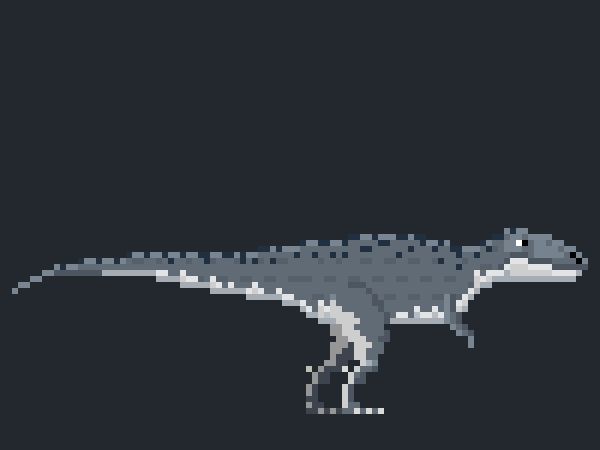
#> input picture tools/rigger/carcharodontosaurus/idle.gif, 600 x 450 px
$ python -i pixelcoty_shade.py   (imports and definitions only)
#> lines starting #> are read from the running program, lines starting #| are printed output that depends on the picture
# Adds shading and texture to Cotylorhynchus (sprites/coty.png, coty-walk.png, coty-idle.png) without touching its shape or its colors' hues (the same idea as tools/pixeldime_shade.py).
# Every pixel keeps its place; only fills inside the shapes change, to a lighter or darker shade of the same color (light from the top left): a lit edge along the back and the top of the head,
# shadow under the belly and down the right side, notched shade under the rust stripe, scale rows of short dashes on the hide, and scutes on the belly.
# The head is the one place the shape changes: reshape_head redraws it as a small, deep, blunt-snouted caseid skull (a big nostril, a brow ridge over a large eye, a straight mouth
# line with the upper jaw overhanging the chin), in each frame's own head position and eye state (open, or closed in the idle frames), and keeps the idle strip's drip specks.
# It reads shaded colors back to their base colors first, so running it twice gives the same result. Usage: python3 -I tools/pixelcoty_shade.py [dir]
import sys
from PIL import Image

def mix(a, b, t): return tuple(round(x * (1 - t) + y * t) for x, y in zip(a, b))
W, WHITE, BLACK = 100, (255, 255, 255), (0, 0, 0)
BASE = {"body": (38, 42, 65), "rust": (144, 47, 12), "belly": (96, 90, 58), "dark": (20, 24, 35)}   # the colors the sprite is drawn with
SHADE = {}
# [2 lines not run here, left out]
ALL = {**BASE, **SHADE}; ROOT = {k: k[:-2] for k in SHADE}
H = lambda x, y, m: (x * 7 + y * 13 + (x * y) % 5) % m   # a fixed scatter by position, so the texture sits still from frame to frame
REV = {v: k for k, v in ALL.items()}
EYE, PUPIL, NARIS, SPECK = (255, 255, 255), (0, 0, 0), (14, 17, 25), (97, 151, 162)
# the standing head in canvas coordinates: row -> (first x, last x) of the skull; every frame draws it moved by its own offset (its rust stripe ends at (86, 36) standing)
HEAD = {35: (89, 91), 36: (87, 93), 37: (87, 95), 38: (87, 96), 39: (87, 96), 40: (87, 95), 41: (87, 94), 42: (87, 92)}
# The idle strip has 8 frames: 0 stands, 1 to 3 dip and blow a bubble (eyes shut, the bubble grows), 4 the bubble pops (a spray of drops, eyes snap open, still crouched), 5 it is surprised
# (the body is back up, the head recoils up and back, wide eyes with a small pupil, mouth open, a few drops falling), 6 it settles (head a touch high, mouth shut), 7 stands.
# Each frame's eye, mouth and head shift are set here by index (the walk and standing pictures just use an open eye and a shut mouth); drops are relative to the end of the rust stripe.
IDLE_EXPR = {1: ("shut", "closed", (0, 0)), 2: ("shut", "closed", (0, 0)), 3: ("shut", "closed", (0, 0)), 4: ("open", "closed", (0, 0)),
             5: ("wide", "open", (-1, -1)), 6: ("open", "closed", (0, -1))}
SPECKS = {1: [(11, 1)], 2: [(10, -2), (12, 0), (11, 1)], 3: [(8, -4), (10, -2), (12, 0), (11, 1)],
          4: [(8, -5), (11, -6), (13, -3), (14, 1), (12, 4), (9, 3), (11, -1)], 5: [(12, -2), (13, 2), (12, 6)]}   # the bubble's drops: forming, then popped and flying out, then falling

def reshape_head(grid, idle_frame=None):
    h, w = len(grid), len(grid[0])
    rust = [(x, y) for y in range(h) for x in range(w) if grid[y][x] == "rust"]
    ax = max(x for x, y in rust); ay = min(y for x, y in rust if x == ax); dx, dy = ax - 86, ay - 36
    eye, mouth, (ox, oy) = IDLE_EXPR.get(idle_frame, ("open", "closed", (0, 0)))
    for y in range(33 + dy, 44 + dy):   # clear the old head and every speck, keeping the neck, the rust and the throat
        for x in range(87 + dx, w):
            if grid[y][x] in ("body", NARIS, EYE, PUPIL, SPECK): grid[y][x] = None
    for y in range(h):
        for x in range(w):
            if grid[y][x] == SPECK: grid[y][x] = None
    sx, sy = dx + ox, dy + oy
    for y, (x0, x1) in HEAD.items():
        for x in range(x0, x1 + 1):
            if grid[y + sy][x + sx] in (None, "body"): grid[y + sy][x + sx] = "body"
    def put(x, y, c): grid[y + sy][x + sx] = c
    if eye == "open": put(90, 37, EYE); put(91, 37, EYE); put(90, 38, EYE); put(91, 38, PUPIL)   # a large orbit set high, a pupil low and forward
    elif eye == "wide":   # surprised: the orbit opens a third column and the pupil shrinks to a dot, high in the white
        for x in (90, 91, 92):
            for y in (37, 38): put(x, y, EYE)
        put(91, 37, PUPIL)
    else: put(90, 38, NARIS); put(91, 38, NARIS)                                                  # shut, it is a dark dash
    for x, y in ((94, 37), (95, 37), (95, 38)): put(x, y, NARIS)                                  # the big nostril near the front of the snout
    if mouth == "open":
        for x in range(91, 96): put(x, 40, NARIS)
        for x in range(92, 95): put(x, 41, NARIS)                                                  # the jaw drops a row
    else:
        for x in range(91, 96): put(x, 40, NARIS)                                                  # the mouth line, the upper jaw overhanging the chin
    for rx, ry in SPECKS.get(idle_frame, []):
        if 0 <= ay + ry < h and 0 <= ax + rx < w: grid[ay + ry][ax + rx] = SPECK
    return grid

def classify(im):
    px = im.load(); g = [[None] * im.width for _ in range(im.height)]
    for y in range(im.height):
        for x in range(im.width):
            r, gg, b, a = px[x, y]
            if a: k = REV.get((r, gg, b)); g[y][x] = ROOT.get(k, k) if k else (r, gg, b)   # anything else (the eye, the odd speck) stays exactly as it is
    return g

def shade(grid):
    h, w = len(grid), len(grid[0]); g = lambda x, y: grid[y][x] if 0 <= x < w and 0 <= y < h else None
    out = [row[:] for row in grid]
    for y in range(h):
        for x in range(w):
            c = grid[y][x]
            if c not in BASE: continue
            up, dn, lf, rt = g(x, y - 1), g(x, y + 1), g(x - 1, y), g(x + 1, y); n = c
            if c == "body":
                if up in (None, "rust") and H(x, y, 3) != 0: n = "bodyhi"                                       # a lit edge along the back and the top of the head, broken up
                elif dn in ("belly", None) and (x + y) % 2 == 0: n = "bodylo"                                    # shadow where the body turns under, dithered
                elif dn == "dark" and x % 2 == 0: n = "bodylo"                                                   # and above the far legs
                elif rt is None and y % 2 == 0: n = "bodylo"                                                     # the right edge (chest, rump) is in shade
                elif y % 4 == 0 and (x + (y // 4) * 3) % 6 in (0, 1) and up == "body" and dn == "body": n = "bodylo"   # scale rows: short dark dashes, staggered
                if g(x, y + 1) == (255, 255, 255) or g(x + 1, y) == (255, 255, 255): n = "bodylo"                # a shadowed brow and cheek at the eye
            elif c == "rust":
                if up is None and (x + y) % 3 != 0: n = "rusthi"                                                 # the stripe's top catches the light
                elif lf is None and y % 2 == 0: n = "rusthi"
                elif dn in ("body", "bodylo", "bodyhi", None) and (x + y) % 2 == 0: n = "rustlo"                 # shade where it meets the back, and on its notched lower edge
                elif rt is None and y % 2 == 0: n = "rustlo"
            elif c == "belly":
                if dn is None: n = "bellylo"                                                                     # the underside is in shadow
                elif x % 4 == 1 and up in ("body", "bodylo", "bodyhi"): n = "bellyhi"                            # belly scutes: short light dashes
                elif up is None and x % 3 == 0: n = "bellyhi"
            elif c == "dark":
                if up is None and H(x, y, 2) == 0: n = "darkhi"                                                  # a lit top on the legs
                elif rt is None and y % 2 == 0: n = "darklo"
            if n != c: out[y][x] = n
    return out

def process(path):
#> called with path = 'rigger/carcharodontosaurus/idle.gif'
    im = Image.open(path).convert("RGBA"); n = im.width // W; idle = path.endswith("idle.png")
#> after `n = im.width // W`: n = 6
    if idle and n == 6:   # the first run adds the pop, surprise and settle frames: copies of the crouch and of the standing picture, which the head pass then redraws
        fr6 = [im.crop((i * W, 0, (i + 1) * W, im.height)) for i in range(6)]; im = Image.new("RGBA", (8 * W, im.height), (0, 0, 0, 0))
        for i, f in enumerate(fr6[:5] + [fr6[5], fr6[5], fr6[5]]): im.paste(f, (i * W, 0))
        n = 8
    out = Image.new("RGBA", im.size, (0, 0, 0, 0)); changed = total = 0
#> after `out = Image.new('RGBA', im.size, (0, 0, 0, 0))`: out: PIL image 600x450 RGBA; every value is 0
    for i in range(n):
        fr = im.crop((i * W, 0, (i + 1) * W, im.height)); grid = reshape_head(classify(fr), i if idle else None); res = shade(grid)
        for y in range(fr.height):
            for x in range(fr.width):
                c = res[y][x]
                if c is None: continue
                total += 1; changed += c != grid[y][x]
                out.putpixel((i * W + x, y), (ALL[c] if isinstance(c, str) else c) + (255,))
#> this loop made 1 pass
#> pass 1, in process, `fr = im.crop((i * W, 0, (i + 1) * W, im.height))`:
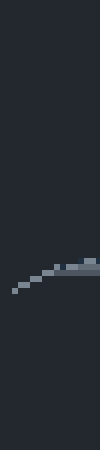
#> fr: PIL image 100x450 RGBA; mean R, G, B, A 36.3, 40.4, 47.5, 255
#> after the loop, changed = 0; total = 0
    for i in range(n):   # everything left of the head must be exactly where it was
        for y in range(im.height):
            for x in range(80):
                assert out.getpixel((i * W + x, y))[3] == im.getpixel((i * W + x, y))[3], "the body's shape changed"
    out.save(path); print(path, f"{changed} of {total} pixels shaded ({100 * changed // max(total, 1)}%)")

d = sys.argv[1] if len(sys.argv) > 1 else "sprites"
# [1 line not run here, left out]

#> (the run stopped early here; a loop or call above may not have finished)

$ run again, on tools/rigger/carcharodontosaurus/rest-sheet.png
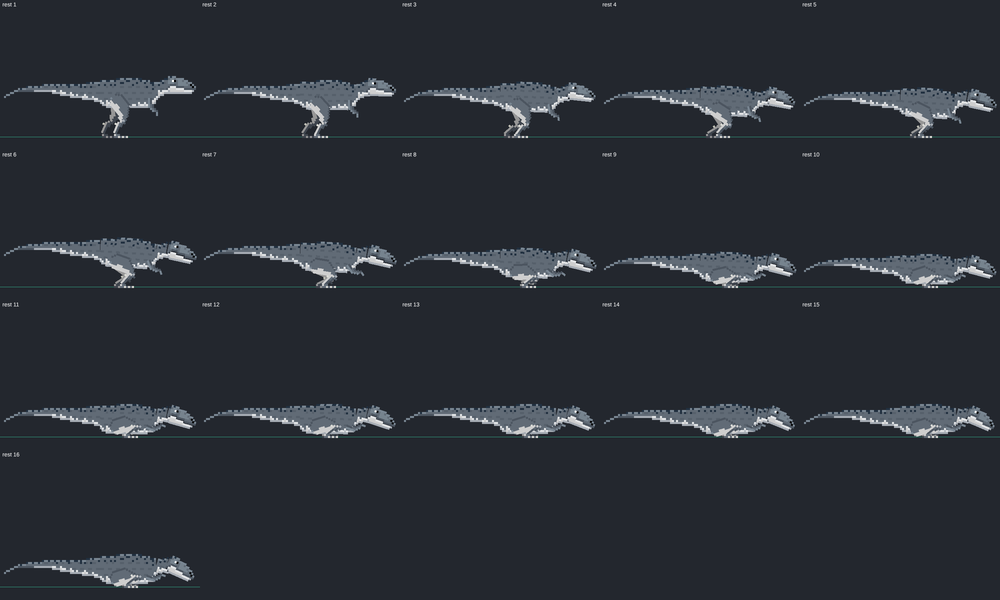
#> input picture tools/rigger/carcharodontosaurus/rest-sheet.png, 1000 x 600 px, shrunk from 2500 x 1500 before the run
#> in process, im is the input picture: PIL image 1000x600 RGBA; mean R, G, B, A 42.1, 46.7, 53.9, 255
#> out: PIL image 1000x600 RGBA; every value is 0
#> the loop in process, `for i in range(n):` made 1 pass
#> pass 1, in process, `fr = im.crop((i * W, 0, (i + 1) * W, im.height))`:
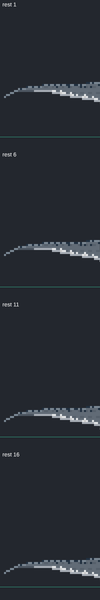
#> fr: PIL image 100x600 RGBA; mean R, G, B, A 40.1, 44.7, 51.8, 255
#> after the loop in process, `for i in range(n):`: changed = 0

$ run again, on tools/rigger/carcharodontosaurus/walk-sheet.png
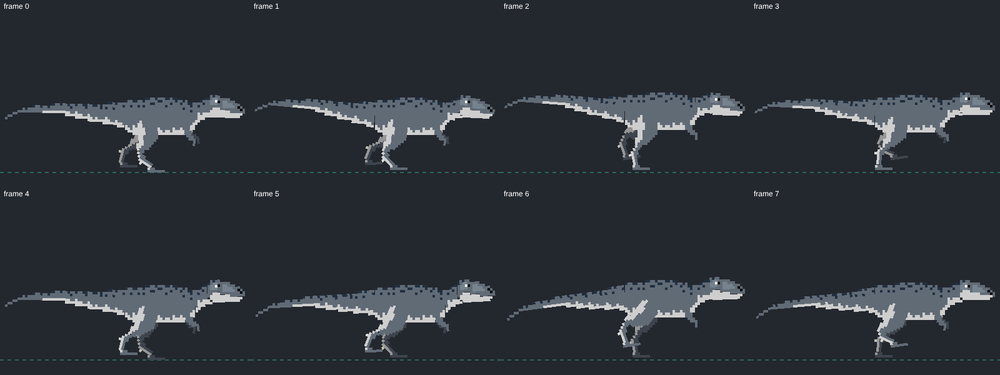
#> input picture tools/rigger/carcharodontosaurus/walk-sheet.png, 1000 x 375 px, shrunk from 1600 x 600 before the run
#> in process, im is the input picture: PIL image 1000x375 RGBA; mean R, G, B, A 44.7, 49.3, 56.5, 255
#> out: PIL image 1000x375 RGBA; every value is 0
#> the loop in process, `for i in range(n):` made 1 pass
#> pass 1, in process, `fr = im.crop((i * W, 0, (i + 1) * W, im.height))`:
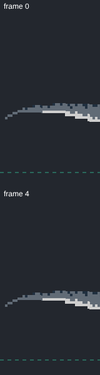
#> fr: PIL image 100x375 RGBA; mean R, G, B, A 39.4, 43.8, 50.8, 255
#> after the loop in process, `for i in range(n):`: changed = 0
